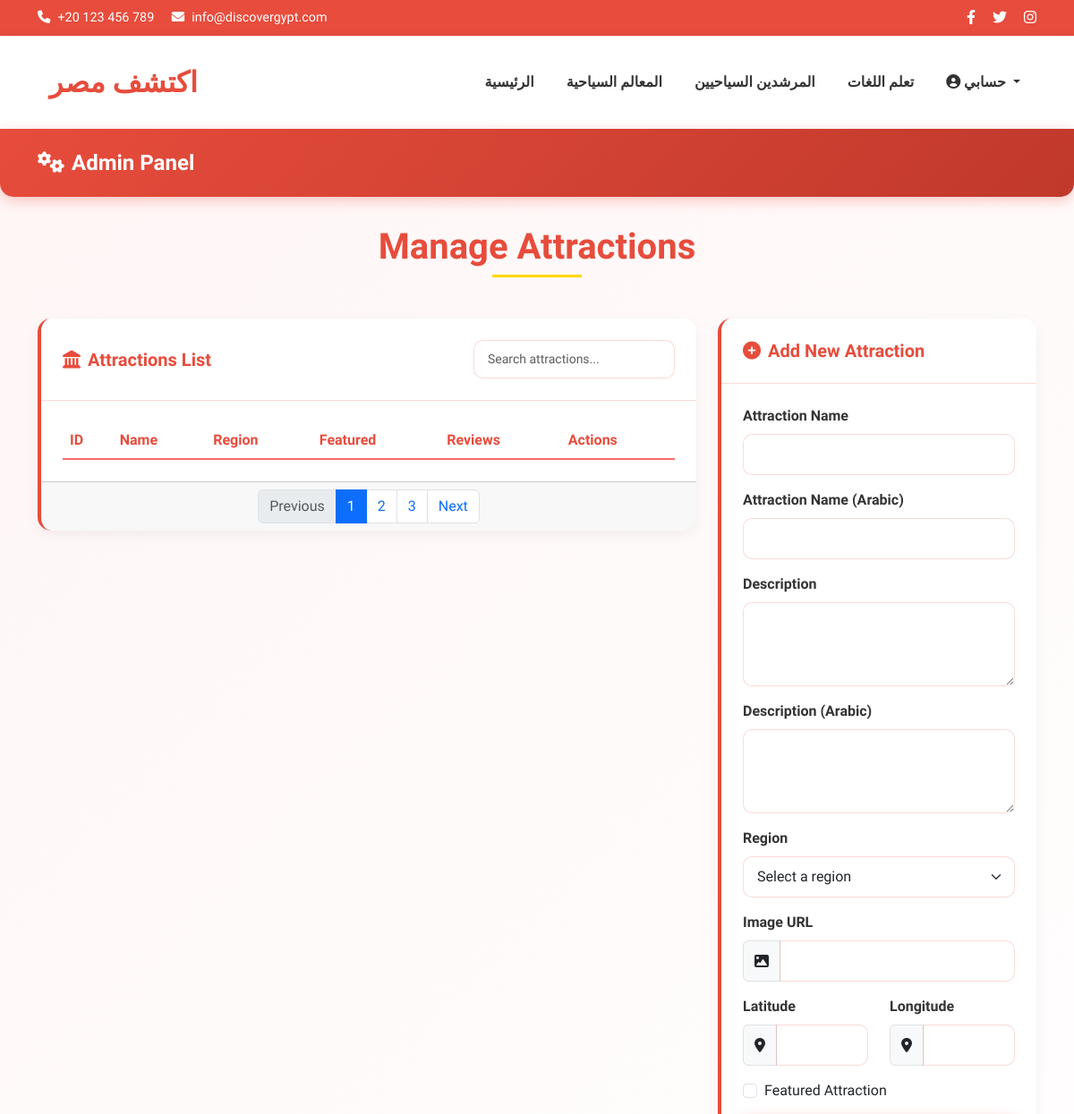
Before: /admin/attractions (signed in, upper part) with the older database file.
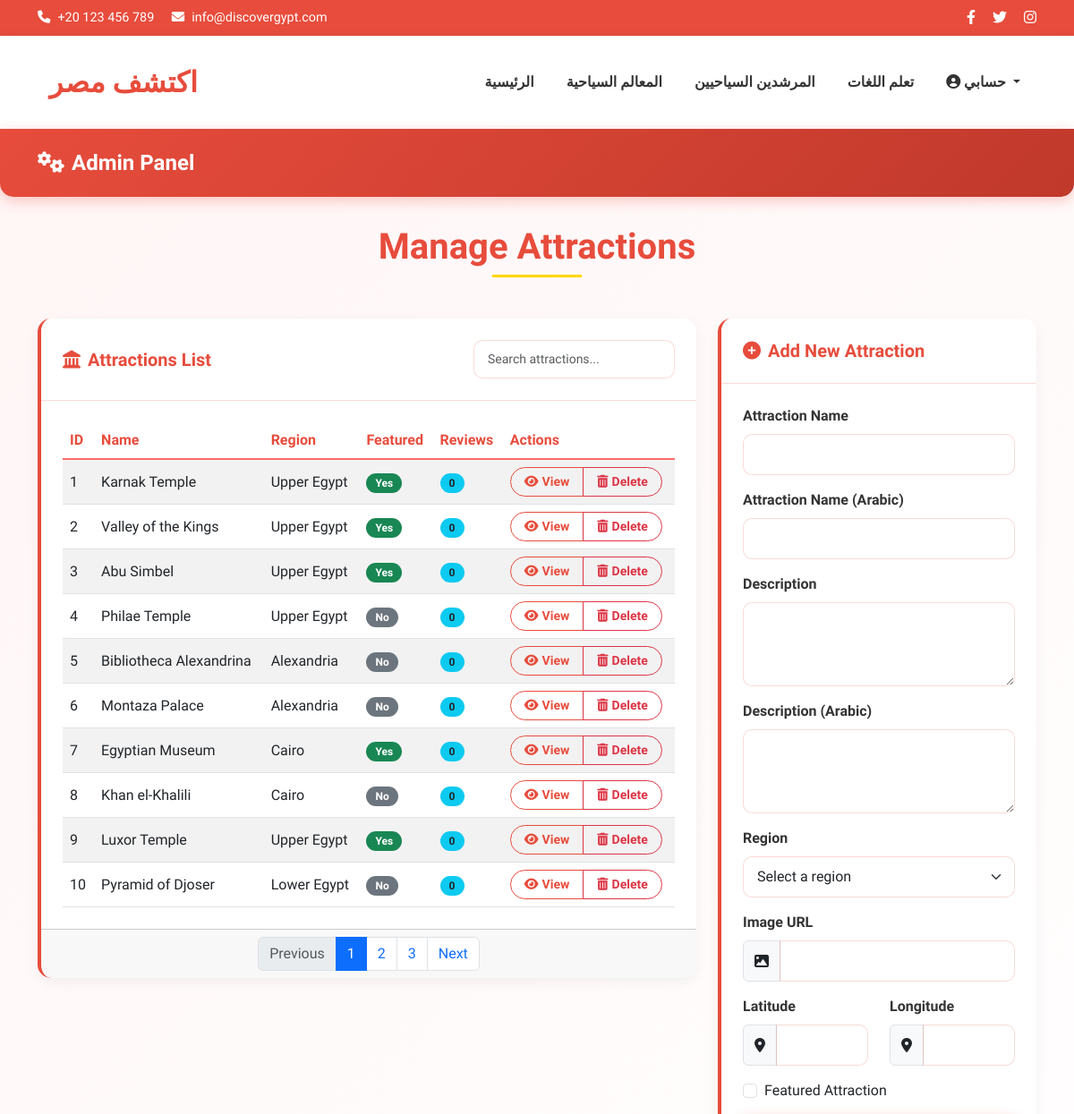
After: the same page with the newer database file.
### models.py (models this page shows)
class Attraction(db.Model):
    id = db.Column(db.Integer, primary_key=True)
    name = db.Column(db.String(100), nullable=False)
    name_ar = db.Column(db.String(100), nullable=True)
    description = db.Column(db.Text, nullable=False)
    description_ar = db.Column(db.Text, nullable=True)
    image_url = db.Column(db.String(200), nullable=True)
    address = db.Column(db.String(200), nullable=True)
    latitude = db.Column(db.Float, nullable=True)
    longitude = db.Column(db.Float, nullable=True)
    ticket_price = db.Column(db.String(100), nullable=True)
    opening_hours = db.Column(db.String(100), nullable=True)
    website = db.Column(db.String(200), nullable=True)
    featured = db.Column(db.Boolean, default=False)
    region_id = db.Column(db.Integer, db.ForeignKey('region.id'), nullable=False)
    reviews = db.relationship('Review', backref='attraction', lazy='dynamic')
    restaurants = db.relationship('Restaurant', backref='attraction', lazy='dynamic')
    activities = db.relationship('Activity', backref='attraction', lazy='dynamic')

class Region(db.Model):
    id = db.Column(db.Integer, primary_key=True)
    name = db.Column(db.String(100), nullable=False)
    name_ar = db.Column(db.String(100), nullable=True)
    description = db.Column(db.Text, nullable=True)
    description_ar = db.Column(db.Text, nullable=True)
    attractions = db.relationship('Attraction', backref='region', lazy='dynamic')

### routes.py (the view, shortened to what this page needs)
@main.route('/admin/attractions', methods=['GET', 'POST'])
@login_required
def admin_attractions():
    if not current_user.is_admin:
        flash('You do not have permission to access this page.', 'danger')
        return redirect(url_for('main.index'))
    attractions = Attraction.query.all()
    regions = Region.query.all()
    return render_template('admin/attractions.html',
                          title='Manage Attractions',
                          attractions=attractions,
                          regions=regions)

### forms.py
class SearchForm(FlaskForm):
    q = StringField('Search', validators=[DataRequired()])
    submit = SubmitField('Search')

### routes.py (called while the page is built)
def get_locale():
    if 'language' in session:
        return session['language']
    return 'en'

@main.before_app_request
def before_request():
    g.locale = str(get_locale())
    g.search_form = SearchForm()
    g.count_reviews_by_rating = count_reviews_by_rating

### templates/admin/attractions.html (shortened to what the changed rows need)
<!DOCTYPE html>
<html lang="{{ lang }}">
<head>
    <link href="https://cdn.jsdelivr.net/npm/bootstrap@5.3.0/dist/css/bootstrap.min.css" rel="stylesheet">
    <link rel="stylesheet" href="https://cdnjs.cloudflare.com/ajax/libs/font-awesome/6.0.0/css/all.min.css">
</head>
<body>
    <div class="container mt-4 fade-in">
        <div class="text-center mb-4">
            <h1 class="page-title">{{ _('Manage Attractions') }}</h1>
        </div>
        <div class="row mt-4">
            <div class="col-lg-8 slide-up">
                <div class="card">
                    <div class="card-body">
                        <div class="table-responsive">
                            <table class="table table-striped">
                                <thead>
                                    <tr>
                                        <th>{{ _('ID') }}</th>
                                        <th>{{ _('Name') }}</th>
                                        <th>{{ _('Region') }}</th>
                                        <th>{{ _('Featured') }}</th>
                                        <th>{{ _('Reviews') }}</th>
                                        <th>{{ _('Actions') }}</th>
                                    </tr>
                                </thead>
                                <tbody>
                                    {% for attraction in attractions %}
                                    <tr>
                                        <td>{{ attraction.id }}</td>
                                        <td>{{ attraction.name }}</td>
                                        <td>{{ attraction.region.name }}</td>
                                        <td>
                                            {% if attraction.featured %}
                                            <span class="badge bg-success">{{ _('Yes') }}</span>
                                            {% else %}
                                            <span class="badge bg-secondary">{{ _('No') }}</span>
                                            {% endif %}
                                        </td>
                                        <td>
                                            <span class="badge bg-info text-dark">{{ attraction.reviews.count() }}</span>
                                        </td>
                                        <td>
                                            <div class="btn-group" role="group">
                                                <a href="{{ url_for('main.attraction_detail', attraction_id=attraction.id) }}" class="btn btn-sm btn-outline-primary">
                                                    <i class="fas fa-eye me-1"></i>{{ _('View') }}
                                                </a>
                                                <button type="button" class="btn btn-sm btn-outline-danger delete-btn">
                                                    <i class="fas fa-trash-alt me-1"></i>{{ _('Delete') }}
                                                </button>
                                            </div>
                                        </td>
                                    </tr>
                                    {% endfor %}
                                </tbody>
                            </table>
                        </div>
                    </div>
                </div>
            </div>
        </div>
    </div>
</body>
</html>

Changed rows visible on the page:
added Attraction: id "1", name "Karnak Temple", region.name "Upper Egypt", reviews.count "0"
added Attraction: id "2", name "Valley of the Kings", region.name "Upper Egypt", reviews.count "0"
added Attraction: id "3", name "Abu Simbel", region.name "Upper Egypt", reviews.count "0"
added Attraction: id "4", name "Philae Temple", region.name "Upper Egypt", reviews.count "0"
added Attraction: id "5", name "Bibliotheca Alexandrina", region.name "Alexandria", reviews.count "0"
added Attraction: id "6", name "Montaza Palace", region.name "Alexandria", reviews.count "0"
added Attraction: id "7", name "Egyptian Museum", region.name "Cairo", reviews.count "0"
added Attraction: id "8", name "Khan el-Khalili", region.name "Cairo", reviews.count "0"
added Attraction: id "9", name "Luxor Temple", region.name "Upper Egypt", reviews.count "0"
added Attraction: id "10", name "Pyramid of Djoser", region.name "Lower Egypt", reviews.count "0"
